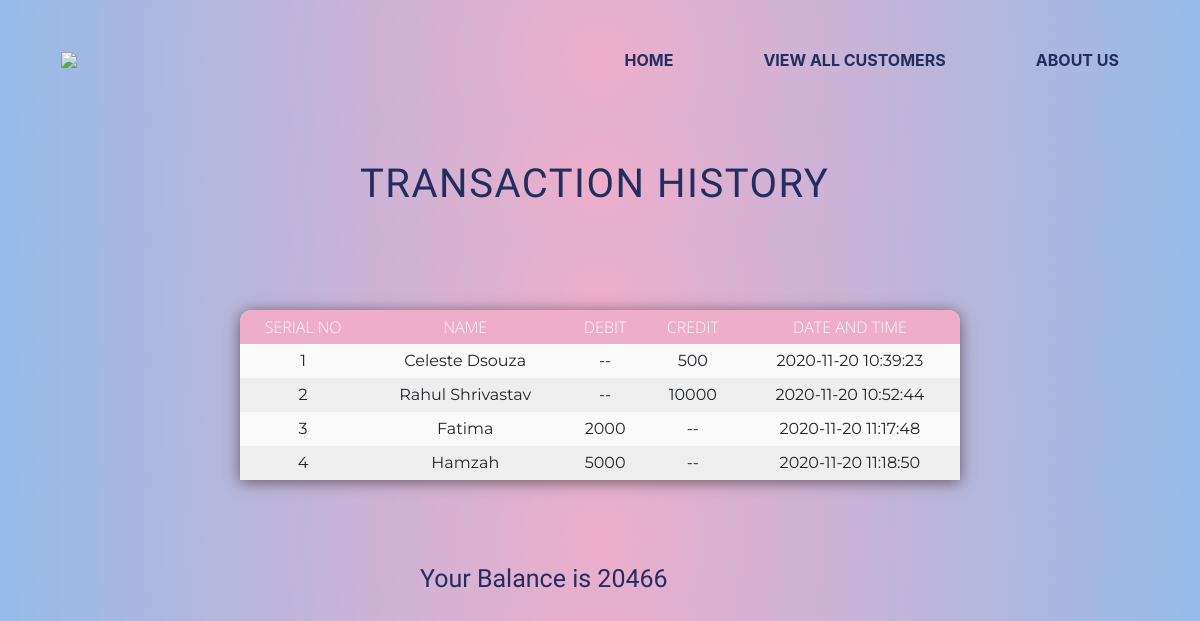
Screenshot of /history.php?id=12345 with the database file from the repository.
### tables this page shows
CREATE TABLE `customers` (
  `id` int(100) NOT NULL,
  `Name` varchar(100) NOT NULL,
  `Pin` int(100) NOT NULL,
  `Balance` int(100) NOT NULL
);

CREATE TABLE `transaction` (
  `sender_id` int(100) NOT NULL,
  `receiver_id` int(11) NOT NULL,
  `sender_name` varchar(100) NOT NULL,
  `receiver_name` varchar(100) NOT NULL,
  `amount` int(100) NOT NULL,
  `at` datetime NOT NULL
);

### history.php (the view, shortened to what this page needs)
<!DOCTYPE html>
<html>
<head>
<link rel="stylesheet" href="https://maxcdn.bootstrapcdn.com/bootstrap/4.0.0/css/bootstrap.min.css">
    <link rel="stylesheet" href="https://cdnjs.cloudflare.com/ajax/libs/font-awesome/5.15.1/css/all.min.css">
</head>
<body>
<div class="filter">
</div>
<div class="container">
        <div class="navbar">
            <img src="images/ok.png" class="logo">
            <nav>
                <ul>
                    <li> <a href="aboutus.html"><b> ABOUT US</b></a></li>
                    <li> <a href="table.php"><b>VIEW ALL CUSTOMERS</b></a></li>
                    <li> <a href="index.html"><b>HOME</b></a></li>
                </ul>
            </nav>
        </div>
</div>
<div>
<div id="welcome">
        <?php
        include 'connection.php';
        $id = $_GET['id'];
        $query=mysqli_query($con,"select * from customers where id='$id' ");
        while($row=mysqli_fetch_array($query))
        {
            echo 'Your Balance is  ' ,$row['Balance'];
        }
        ?>
        </div>
<h1> TRANSACTION HISTORY </h1>
<table id='sender'>
<thead>
 <tr>
 <th>SERIAL NO</th>
 <th> NAME</th>
<th> DEBIT</th>
<th> CREDIT</th>
<th> DATE AND TIME</th>
</tr>
</thead>
<tbody>
        <?php
        include 'newconnection.php';
        $id = $_GET['id'];
        $query=mysqli_query($con,"SELECT * FROM `transaction` t where sender_id ='$id' OR receiver_id='$id'" ) or die( mysqli_error($con));
        $sno =1;
        while($transfer=mysqli_fetch_array($query))
        {
        ?>
        <tr>
            <td><?php  echo $sno; $sno++ ?> </td>
            <?php $id = $_GET['id']; ?>
            <?php if($id==$transfer['sender_id'])
            {
            ?>
           <td><?php  echo $transfer['receiver_name']; ?> </td>
           <td><?php  echo '--'; ?></td>
           <td><?php  echo $transfer['amount']; ?> </td>
           <?php
            }
            else  {  ?>
                <td><?php  echo $transfer['sender_name']; ?>
                <td><?php  echo $transfer['amount']; ?> </td>
                <td><?php  echo '--'; ?></td>
            <?php
            }
            ?>
            <td><?php  echo $transfer['at']; ?> </td>
        </tr>
        <?php
        }
        ?>
    </tbody>
</table>
</div>
</body>
</html>

### rows the page displays
customers: Balance "20466"
transaction: receiver_name "Celeste Dsouza", amount "500", at "2020-11-20 10:39:23"
transaction: receiver_name "Rahul Shrivastav", amount "10000", at "2020-11-20 10:52:44"
transaction: sender_name "Fatima", amount "2000", at "2020-11-20 11:17:48"
transaction: sender_name "Hamzah", amount "5000", at "2020-11-20 11:18:50"
